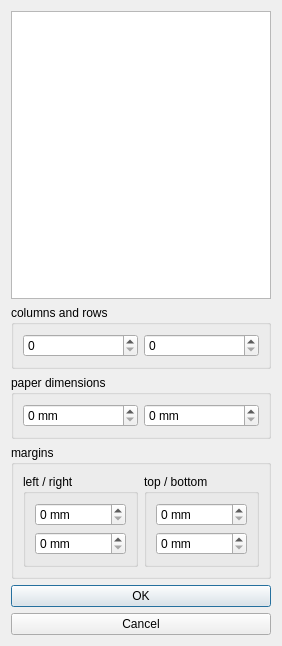
<?xml version="1.0" encoding="UTF-8"?>
<ui version="4.0">
 <class>PBCExportPDFDialog</class>
 <widget class="QDialog" name="PBCExportPDFDialog">
  <property name="geometry">
   <rect>
    <x>0</x>
    <y>0</y>
    <width>226</width>
    <height>646</height>
   </rect>
  </property>
  <property name="windowTitle">
   <string>Dialog</string>
  </property>
  <layout class="QVBoxLayout" name="verticalLayout">
   <item>
    <widget class="QListWidget" name="listWidget"/>
   </item>
   <item>
    <widget class="QGroupBox" name="groupBox_2">
     <property name="title">
      <string>columns and rows</string>
     </property>
     <layout class="QHBoxLayout" name="horizontalLayout_2">
      <item>
       <widget class="QSpinBox" name="columnsSpinBox">
        <property name="suffix">
         <string/>
        </property>
        <property name="maximum">
         <number>999999999</number>
        </property>
       </widget>
      </item>
      <item>
       <widget class="QSpinBox" name="rowsSpinBox">
        <property name="suffix">
         <string/>
        </property>
        <property name="maximum">
         <number>999999999</number>
        </property>
       </widget>
      </item>
     </layout>
    </widget>
   </item>
   <item>
    <widget class="QGroupBox" name="groupBox">
     <property name="title">
      <string>paper dimensions</string>
     </property>
     <layout class="QHBoxLayout" name="horizontalLayout">
      <item>
       <widget class="QSpinBox" name="paperWidthSpinBox">
        <property name="suffix">
         <string> mm</string>
        </property>
        <property name="maximum">
         <number>999999999</number>
        </property>
       </widget>
      </item>
      <item>
       <widget class="QSpinBox" name="paperHeightSpinBox">
        <property name="suffix">
         <string> mm</string>
        </property>
        <property name="maximum">
         <number>999999999</number>
        </property>
       </widget>
      </item>
     </layout>
    </widget>
   </item>
   <item>
    <widget class="QGroupBox" name="groupBox_3">
     <property name="title">
      <string>margins</string>
     </property>
     <layout class="QHBoxLayout" name="horizontalLayout_3">
      <item>
       <widget class="QGroupBox" name="groupBox_4">
        <property name="title">
         <string>left / right</string>
        </property>
        <layout class="QVBoxLayout" name="verticalLayout_2">
         <item>
          <widget class="QSpinBox" name="marginLeftSpinBox">
           <property name="suffix">
            <string> mm</string>
           </property>
           <property name="maximum">
            <number>999999999</number>
           </property>
          </widget>
         </item>
         <item>
          <widget class="QSpinBox" name="marginRightSpinBox">
           <property name="suffix">
            <string> mm</string>
           </property>
           <property name="maximum">
            <number>999999999</number>
           </property>
          </widget>
         </item>
        </layout>
       </widget>
      </item>
      <item>
       <widget class="QGroupBox" name="groupBox_5">
        <property name="title">
         <string>top / bottom</string>
        </property>
        <layout class="QVBoxLayout" name="verticalLayout_3">
         <item>
          <widget class="QSpinBox" name="marginTopSpinBox">
           <property name="suffix">
            <string> mm</string>
           </property>
           <property name="maximum">
            <number>999999999</number>
           </property>
          </widget>
         </item>
         <item>
          <widget class="QSpinBox" name="marginBottomSpinBox">
           <property name="suffix">
            <string> mm</string>
           </property>
           <property name="maximum">
            <number>999999999</number>
           </property>
          </widget>
         </item>
        </layout>
       </widget>
      </item>
     </layout>
    </widget>
   </item>
   <item>
    <widget class="QPushButton" name="okButton">
     <property name="text">
      <string>OK</string>
     </property>
    </widget>
   </item>
   <item>
    <widget class="QPushButton" name="cancelButton">
     <property name="text">
      <string>Cancel</string>
     </property>
    </widget>
   </item>
  </layout>
 </widget>
 <resources/>
 <connections>
  <connection>
   <sender>okButton</sender>
   <signal>clicked()</signal>
   <receiver>PBCExportPDFDialog</receiver>
   <slot>accept()</slot>
   <hints>
    <hint type="sourcelabel">
     <x>96</x>
     <y>279</y>
    </hint>
    <hint type="destinationlabel">
     <x>96</x>
     <y>164</y>
    </hint>
   </hints>
  </connection>
  <connection>
   <sender>cancelButton</sender>
   <signal>clicked()</signal>
   <receiver>PBCExportPDFDialog</receiver>
   <slot>reject()</slot>
   <hints>
    <hint type="sourcelabel">
     <x>96</x>
     <y>308</y>
    </hint>
    <hint type="destinationlabel">
     <x>96</x>
     <y>164</y>
    </hint>
   </hints>
  </connection>
 </connections>
</ui>
